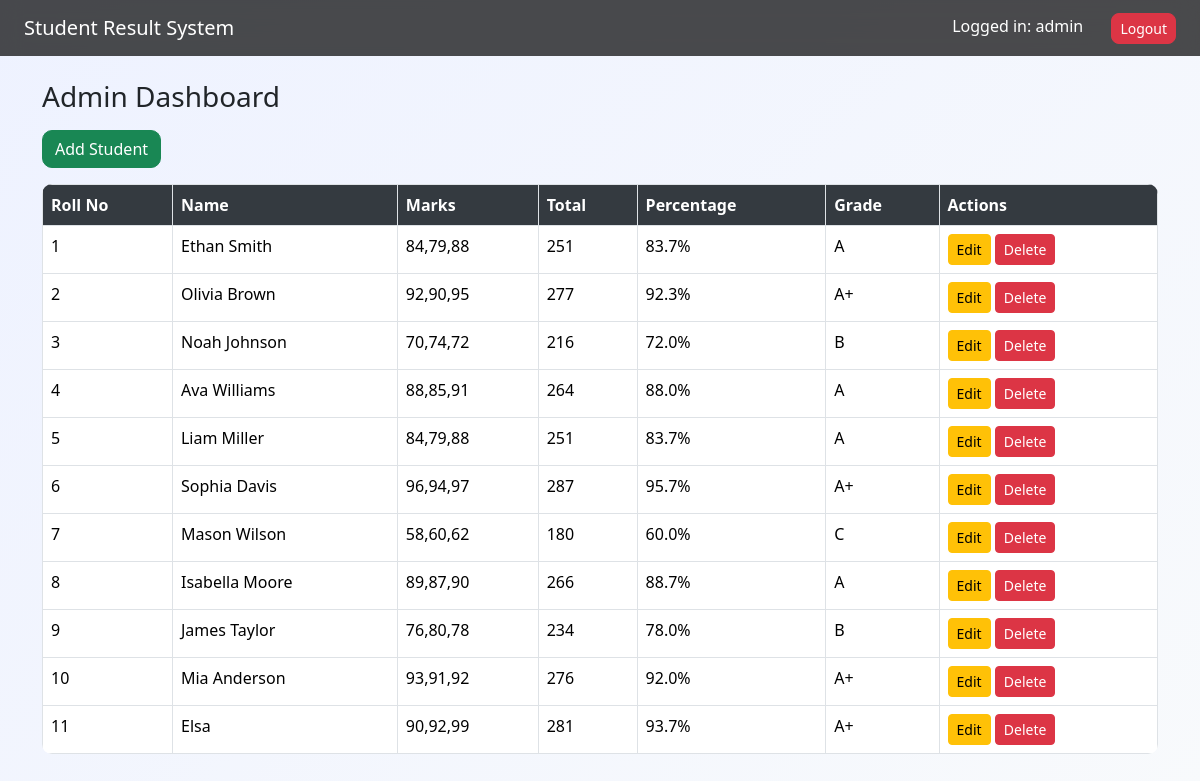
The app's page /dashboard (signed in) with its own data.
### tables this page shows
CREATE TABLE students (
            rollNo TEXT PRIMARY KEY,
            name TEXT,
            marks TEXT,
            totalMarks INTEGER,
            percentage REAL,
            grade TEXT
        );

### app.py (the view)
@app.route("/dashboard")
def dashboard():
    if not is_admin():
        return redirect(url_for("login"))
    conn = get_db()
    cursor = conn.cursor()
    cursor.execute("SELECT * FROM students")
    students = cursor.fetchall()
    conn.close()
    return render_template("dashboard.html", students=students)

### app.py (called while the page is built)
def get_db():
    conn = sqlite3.connect(DATABASE)
    conn.row_factory = sqlite3.Row
    return conn

def is_admin():
    return session.get("role") == "admin"

### templates/dashboard.html
{% extends "base.html" %}
{% block content %}
<link rel="stylesheet" href="{{ url_for('static', filename='style.css') }}">
<h3 class="mb-3">Admin Dashboard</h3>
<a href="/add" class="btn btn-success mb-3">Add Student</a>
<table class="table table-bordered">
    <tr>
        <th>Roll No</th>
        <th>Name</th>
        <th>Marks</th>
        <th>Total</th>
        <th>Percentage</th>
        <th>Grade</th>
        <th>Actions</th>
    </tr>
    {% for s in students %}
    <tr>
        <td>{{ s.rollNo }}</td>
        <td>{{ s.name }}</td>
        <td>{{ s.marks }}</td>
        <td>{{ s.totalMarks }}</td>
        <td>{{ "%.1f"|format(s.percentage) }}%</td>
        <td>{{ s.grade }}</td>
        <td>
            <a href="/edit/{{ s.rollNo }}" class="btn btn-sm btn-warning">Edit</a>
            <a href="/delete/{{ s.rollNo }}" class="btn btn-sm btn-danger">Delete</a>
        </td>
    </tr>
    {% endfor %}
</table>
{% endblock %}

### templates/base.html (shortened to what this page needs)
<!DOCTYPE html>
<html>
<head>
    <link rel="stylesheet" href="{{ url_for('static', filename='style.css') }}">
    <link href="https://cdn.jsdelivr.net/npm/bootstrap@5.3.2/dist/css/bootstrap.min.css" rel="stylesheet">
</head>
<body>
<nav class="navbar navbar-dark bg-dark px-4">
    <a href="/" class="navbar-brand">Student Result System</a>
    {% if session.username %}
        <div>
            <span class="text-white me-3">Logged in: {{ session.username }}</span>
            <a href="/logout" class="btn btn-sm btn-danger">Logout</a>
        </div>
    {% endif %}
</nav>
<div class="container mt-4">
    {% block content %}{% endblock %}
</div>
</body>
</html>

### static/style.css (style rules this page uses)
body { background: linear-gradient(135deg, #667eea, #764ba2); font-family: 'Segoe UI', Tahoma, Geneva, Verdana, sans-serif; min-height: 100vh; }
.navbar { background: rgba(0,0,0,0.7) !important; backdrop-filter: blur(10px); }
.navbar .btn { margin-left: 8px; border-radius: 8px; }
.table { background: white; border-radius: 10px; overflow: hidden; }
.table th { background: #343a40; color: white; }
body { background: linear-gradient(135deg, #eef2ff, #f8fafc); min-height: 100vh; font-family: 'Segoe UI', Tahoma, Geneva, Verdana, sans-serif; }
.btn-success { border-radius: 10px; }
body { background-color: #f4f6fb; min-height: 100vh; }

### records on screen
students: rollNo "1", name "Ethan Smith", marks "84,79,88", totalMarks "251", percentage "83.7", grade "A"
students: rollNo "2", name "Olivia Brown", marks "92,90,95", totalMarks "277", percentage "92.3", grade "A+"
students: rollNo "3", name "Noah Johnson", marks "70,74,72", totalMarks "216", percentage "72.0", grade "B"
students: rollNo "4", name "Ava Williams", marks "88,85,91", totalMarks "264", percentage "88.0", grade "A"
students: rollNo "5", name "Liam Miller", marks "84,79,88", totalMarks "251", percentage "83.7", grade "A"
students: rollNo "6", name "Sophia Davis", marks "96,94,97", totalMarks "287", percentage "95.7", grade "A+"
students: rollNo "7", name "Mason Wilson", marks "58,60,62", totalMarks "180", percentage "60.0", grade "C"
students: rollNo "8", name "Isabella Moore", marks "89,87,90", totalMarks "266", percentage "88.7", grade "A"
students: rollNo "9", name "James Taylor", marks "76,80,78", totalMarks "234", percentage "78.0", grade "B"
students: rollNo "10", name "Mia Anderson", marks "93,91,92", totalMarks "276", percentage "92.0", grade "A+"
students: rollNo "11", name "Elsa", marks "90,92,99", totalMarks "281", percentage "93.7", grade "A+"

### other values on screen
{{ session.username }} "admin"
